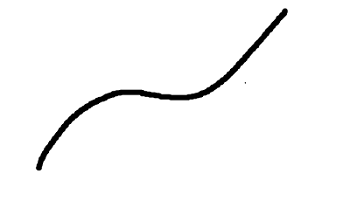
#> input picture original.png, 350 x 201 px
$ python -i AverageHashMatching.py   (imports and definitions only)
#> lines starting #> are read from the running program, lines starting #| are printed output that depends on the picture; after the words box and inside, x2 and y2 are one past the last pixel; in counts of white or black regions, pixels touching at a corner belong together
#> further down, picture is the input picture: shape (201, 350, 3); min 0, max 255, mean 248.3
import cv2

# 이미지를 32x32크기의 평균 해쉬로 변환
def img2hash(img):
    thresh = 127
    gray = cv2.cvtColor(img,cv2.COLOR_BGR2GRAY)
    gray = cv2.resize(gray, (256, 256))
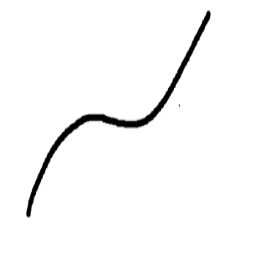
#> gray: shape (256, 256); min 0, max 255, mean 248.3
    ret,gray = cv2.threshold(gray,thresh,255,cv2.THRESH_BINARY)
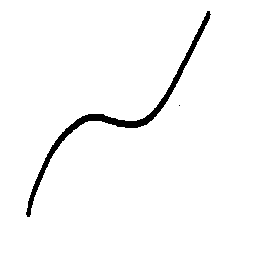
#> gray: shape (256, 256); 97.4% white; 2 black regions (1 under 20 px), largest, box (x1, y1, x2, y2) and area: (26, 11, 211, 217) 1727
#> ret = 127
    avg = gray.mean()
#> avg = 248.3
    bi = 1 * (gray > avg)
    return bi

# hamming distance 구하기
def hamming_distance(a, b):
    a = a.reshape(1,-1)
    b = b.reshape(1,-1)
    # 같은 자리의 값이 서로 다른 것들의 합
    distance = (a !=b).sum()
    return distance

# 이미지 HashMathcing, 0~1사이의 float값 리턴
# 이미지를 binary형태로 만들고 hamming distance 값 구하는거
# 0에 가까울 수록 (값이 작을 수록) 비슷한거임
def AverageHashMatching(img1,img2):
    img1_hash = img2hash(img1)
    img2_hash = img2hash(img2)
    dst = hamming_distance(img1_hash,img2_hash)/(256*256)
    return dst

>>> import cv2
>>> picture = cv2.imread('original.png')
>>> result = img2hash(picture)
